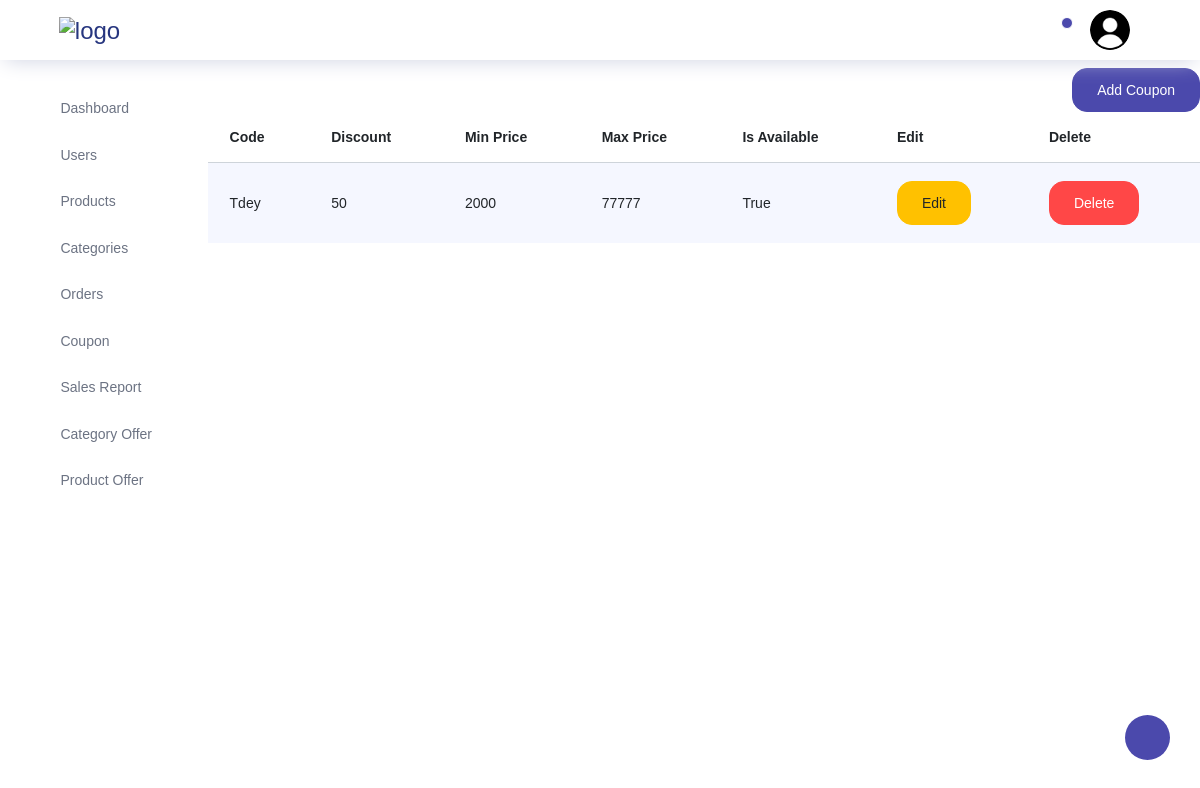
The app's page /storeadmin/coupon/, older data.
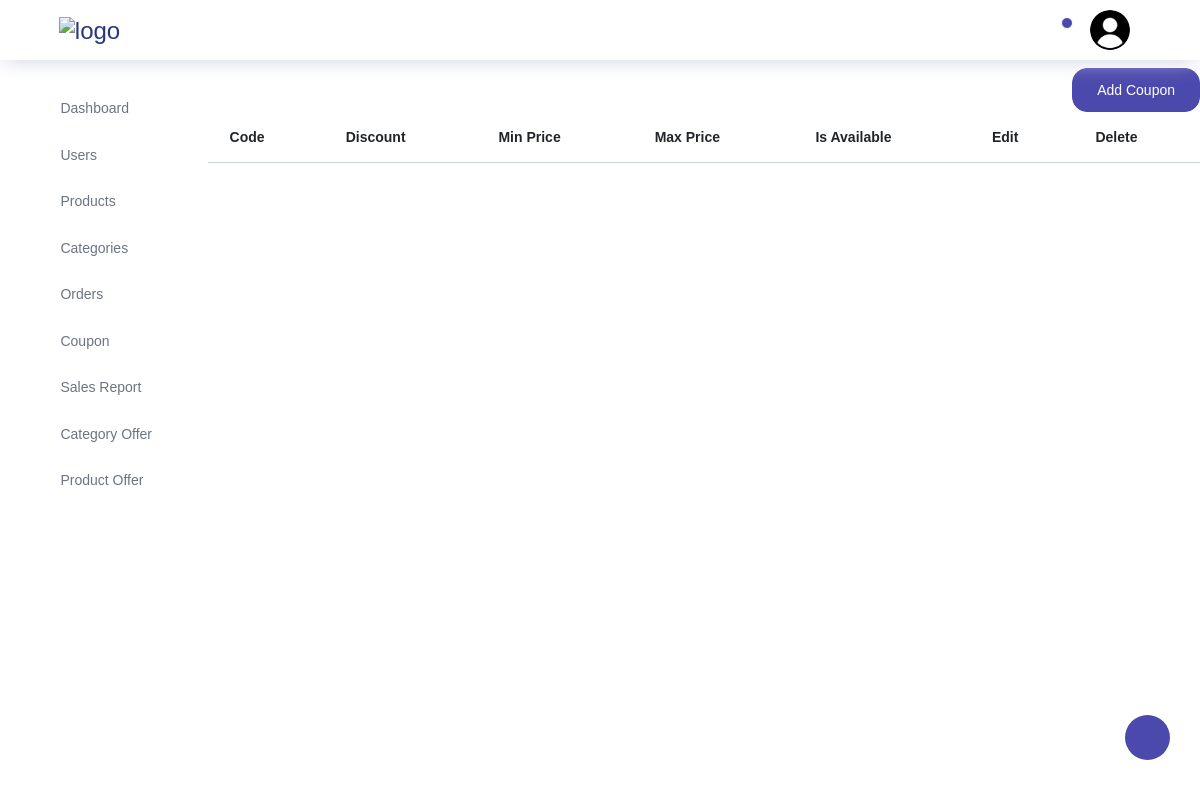
The same page, newer data.
### store/models.py (models this page shows)
class Coupon(models.Model):
    code=models.CharField(max_length=200,unique=True)
    discount_percentage=models.PositiveIntegerField()
    minprice=models.PositiveIntegerField()
    maxprice=models.PositiveIntegerField()
    isavailable=models.BooleanField(default=True)

### storeadmin/views.py (the view)
# urls.py: path("coupon/",views.coupon,name="coupon"),
def coupon(request):
    couponobjs=Coupon.objects.all()
    return render(request,"storeadmin/coupons/coupons.html",{"couponobjs":couponobjs})

### storeadmin/templates/storeadmin/coupons/coupons.html (shortened to what this page needs)
{% extends 'storeadmin/index.html' %}
{% block content %}
<div class="container">
    <div class="row justify-content-end">
      <a href="{% url 'addcoupon' %}">
        <button class="btn add-product-btn btn-primary mt-2">Add Coupon</button>
      </a>
    </div>
    <div class="row">
      <table class="table table-striped">
        <thead>
          <tr>
            <th>Code</th>
            <th>Discount</th>
            <th>Min Price</th>
            <th>Max Price</th>
            <th>Is Available</th>
            <th>Edit</th>
            <th>Delete</th>
          </tr>
        </thead>
        <tbody>
          {% for item in couponobjs %}
          <tr id="offer{{item.id}}">
            <td>{{ item.code }}</td>
            <td>{{ item.discount_percentage }}</td>
            <td>{{ item.minprice }}</td>
            <td>{{ item.maxprice }}</td>
            <td>{{ item.isavailable }}</td>
            <td>
              <a href={% url 'editcoupon' item.id %}>
                <button class="btn edit-btn btn-warning">Edit</button>
              </a>
            </td>
            <td>
              <button  type="button" class="btn delete-btn btn-danger" data-category-id="{{ item.id }}">Delete</button>
            </td>
          </tr>
          {% endfor %}
        </tbody>
      </table>
    </div>
  </div>
</div>
{% endblock content %}

Row changes from the older to the newer data that the page shows:
removed Coupon: code "Tdey", discount_percentage "50", minprice "2000", maxprice "77777", isavailable "True"
